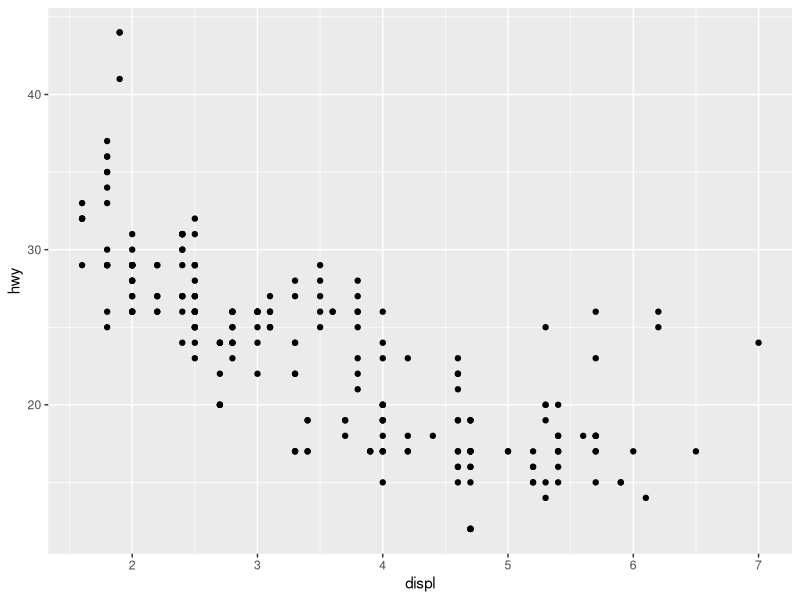
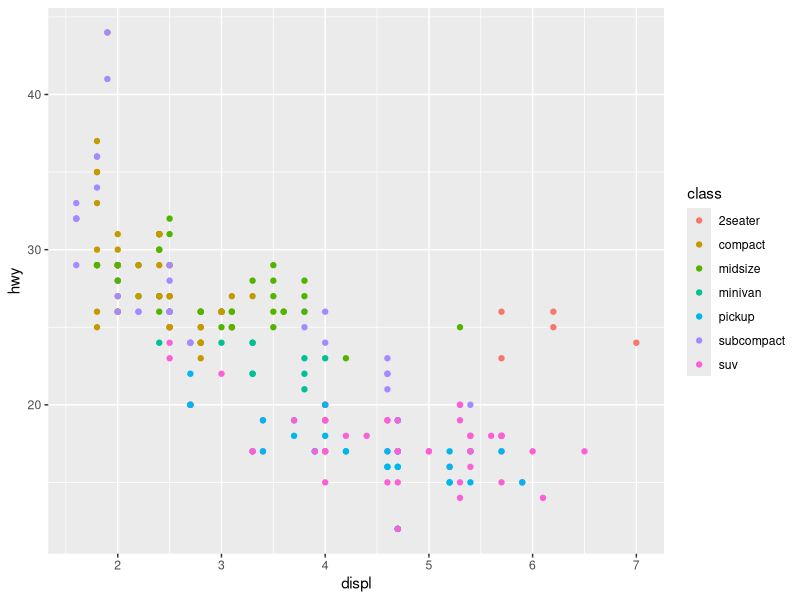
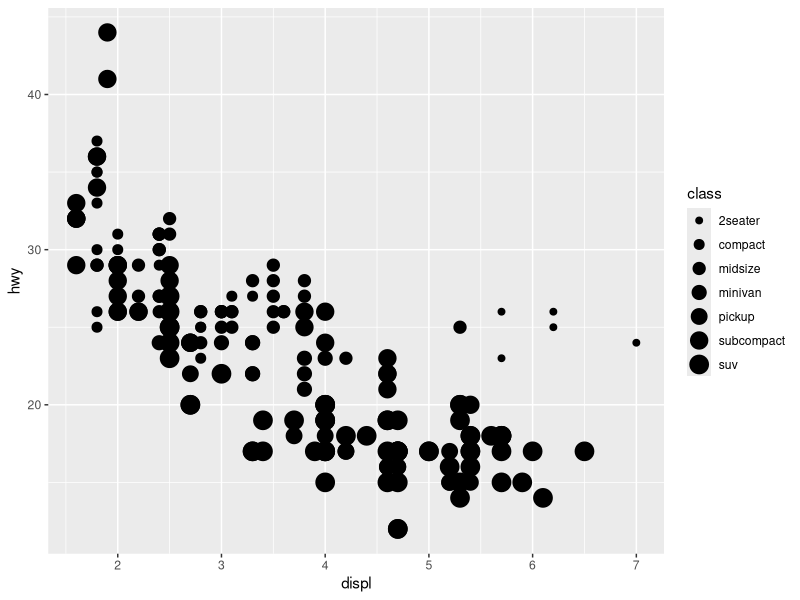
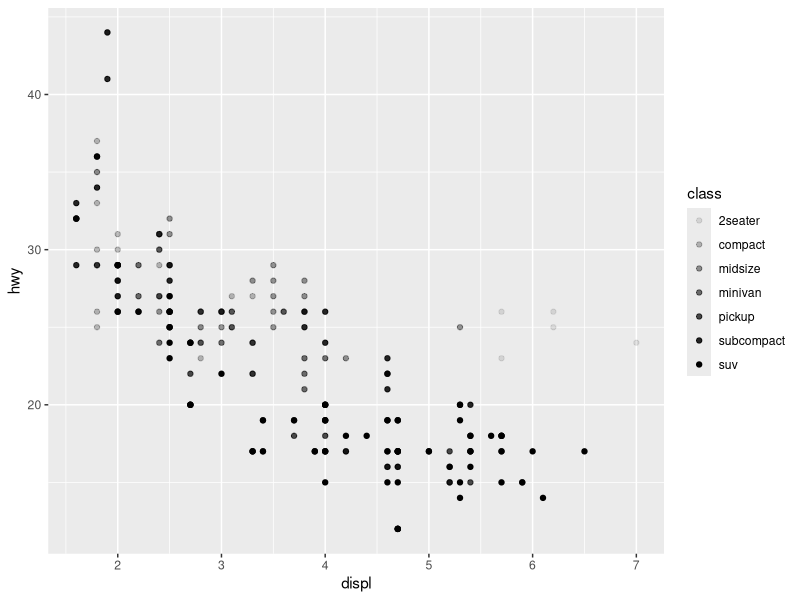
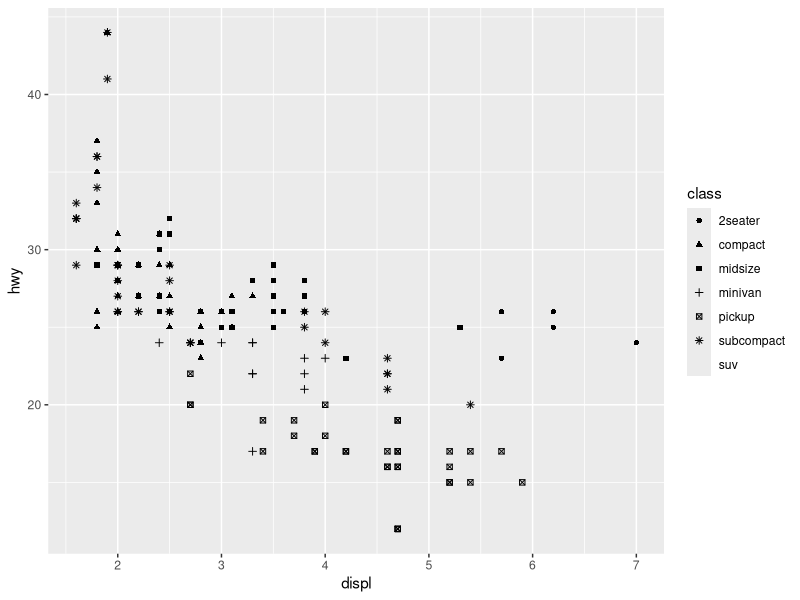
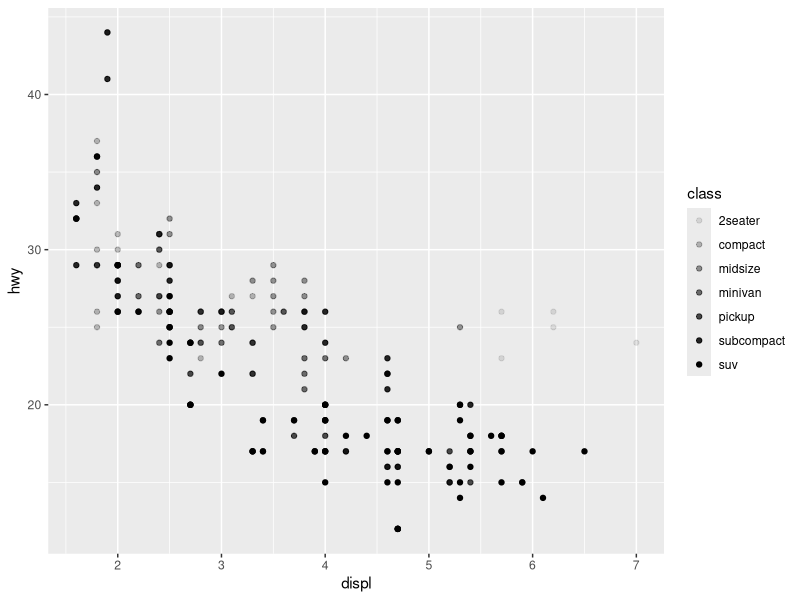
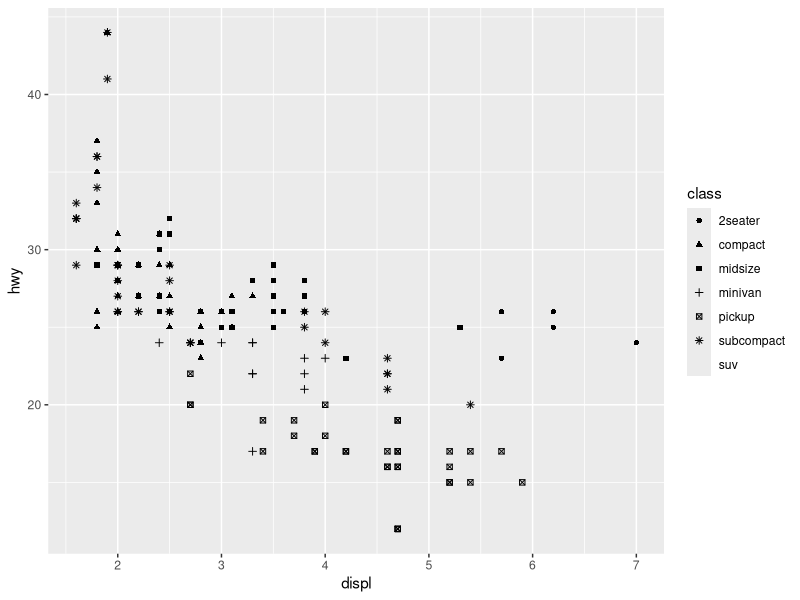
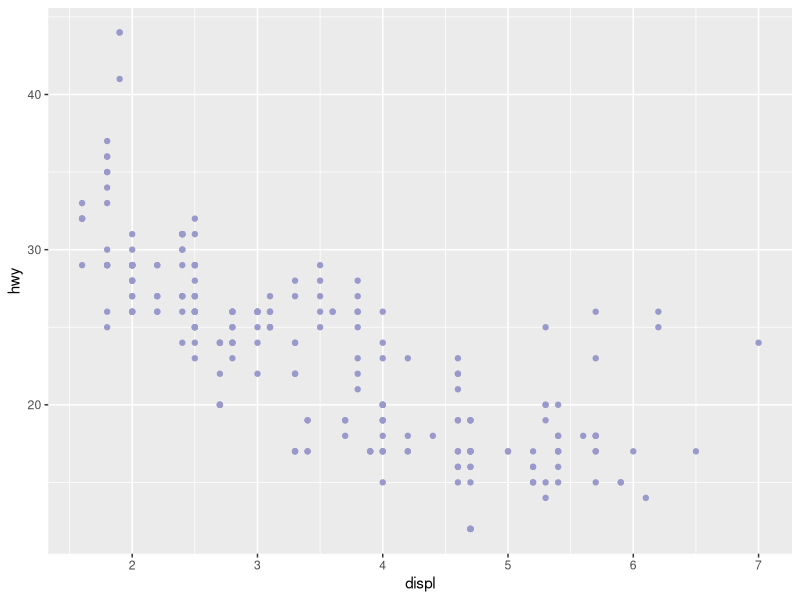

These charts were generated, in order, by the following R code: (Note: this script raises an error after producing the figures.)
## ---- chunk 1
# Cargamos librería
library(tidyverse)
## ---- chunk 2
# Cargamos los datos
ggplot2::mpg
## ---- chunk 3
# Creamos un gráfico con ggplot

# DATOS
ggplot(data = mpg) +
  # GEOMETRIAS (funciones de estética)
  geom_point(mapping = aes(x = displ, y = hwy))
## ---- chunk 4
# Diferenciamos por color cada clase de coche
ggplot(data = mpg) +
  geom_point(mapping = aes(x = displ, y = hwy, color = class))
## ---- chunk 5
# Diferenciamos el tamaño de cada clase con el atributo size
ggplot(data = mpg) +
  geom_point(mapping = aes(x = displ, y = hwy, size=class))
## ---- chunk 6
# ALPHA es la gradación de color por clase
ggplot(data = mpg) +
  geom_point(mapping = aes(x = displ, y = hwy, alpha = class))
## ---- chunk 7
# SHAPE es el tipo de punto por clase
ggplot(data = mpg) +
  geom_point(mapping = aes(x = displ, y = hwy, shape = class))
## ---- chunk 8
ggplot(data = mpg) +
  geom_point(mapping = aes(x = displ, y = hwy, alpha = class))

ggplot(data = mpg) +
  geom_point(mapping = aes(x = displ, y = hwy, shape = class))
## ---- chunk 9
# asignamos la escala de colores (por paleta, hexadecimal...combinaciones ColorBrewer)
ggplot(data = mpg) +
  geom_point(mapping = aes(x = displ, y = hwy), color = "#9999CC")
## ---- chunk 10
# creamos una matriz con facet_wrap para distribuir las variables o elementos
ggplot(data = mpg) +
  geom_point(mapping = aes(x = displ, y = hwy), color = "#9999CC") +
  facet_wrap(~ class, nrow = 2)
# creamos una matriz con todos los atributos excepto ~ class
## ---- chunk 11
# colocamos en la matriz los elementos de los atributos drv y cyl
ggplot(data = mpg) +
  geom_point(mapping = aes(x = displ, y = hwy), color = "#9999CC") +
  facet_wrap(drv ~ cyl)
## ---- chunk 12
ggplot(data = mpg) +
  geom_point(mapping = aes(x = year, y = displ))


ggplot(data = mpg) +
  geom_smooth(mapping = aes(x = year, y = displ), method = "lm")

## ---- chunk 13
ggplot(data = mpg) +
  geom_smooth(mapping = aes(x = displ, y = hwy, linetype = drv))
## ---- chunk 14
ggplot(data = mpg) +
  geom_smooth(mapping = aes(x = displ, y = hwy), method = 'loess')

ggplot(data = mpg) +
  geom_smooth(mapping = aes(x = displ, y = hwy, group = drv), method = 'loess')

ggplot(data = mpg) +
  geom_smooth(mapping = aes(x = displ, y = hwy), show.legend = T)
## ---- chunk 15
attach(mpg)
loess(hwy ~ displ)
## ---- chunk 16
a <- loess(hwy ~ displ)
a
## ---- chunk 17
residuales <- a$residuals
residuales
## ---- chunk 18
ggplot(data = residuales) +
  geom_smooth(mapping = aes(x = a$x, y = a$y))
## ---- chunk 19
ggplot(data = mpg) +
  geom_point(mapping = aes(x = displ, y = hwy, color=drv)) +
  geom_smooth(mapping = aes(x = displ, y = hwy))
## ---- chunk 20
ggplot(data = mpg, mapping = aes(x = displ, y = hwy)) +
  geom_point(mapping = aes(color = class)) +
  geom_smooth(
    data = filter(mpg, class == "subcompact"),
    se = FALSE
  )
## ---- chunk 21
ggplot(data = mpg, mapping = aes(x = displ, y = hwy)) +
  geom_point() +
  geom_smooth()

ggplot() +
  geom_point(
    data = mpg,
    mapping = aes(x = displ, y = hwy)
  ) +
  geom_smooth(
    data = mpg,
    mapping = aes(x = displ, y = hwy)
  )
## ---- chunk 22
bar <- ggplot(data = diamonds) +
  geom_bar(
    mapping = aes(x = cut, fill = cut),
    show.legend = FALSE,
    width = 1
  ) +
  theme(aspect.ratio = 1) +
  labs(x = NULL, y = NULL)

bar + coord_flip()
bar + coord_polar()
## ---- chunk 23
nz <- map_data("world")

ggplot(nz, aes(long, lat, group = group)) +
  geom_polygon(fill = "white", color = "black")

ggplot(nz, aes(long, lat, group = group)) +
  geom_polygon(fill = "white", color = "black") +
  coord_quickmap()
